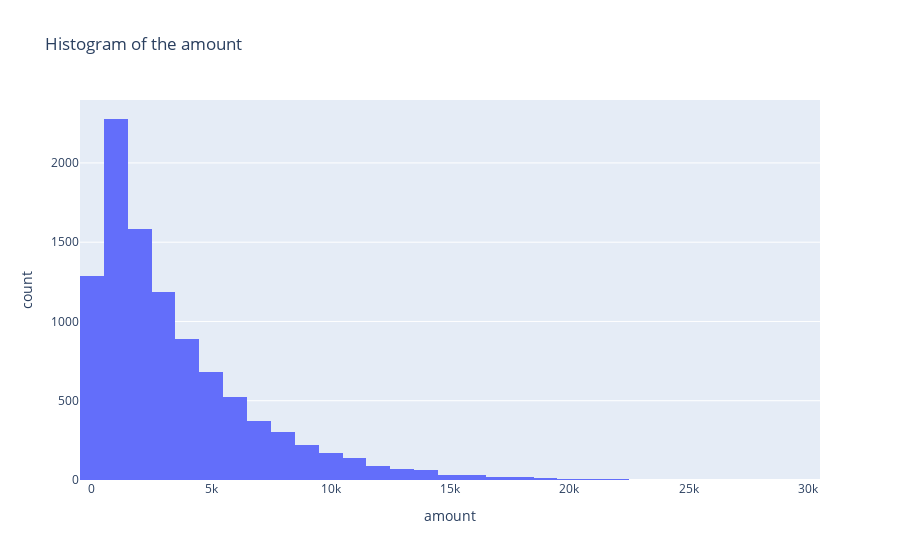

The code cell stored with this chart in its notebook:
### Code cell
#visualizing the amount
fig = px.histogram(df, x='amount', nbins=50, title='Histogram of the amount',
                labels={'Values':'Amount Distribution', 'count': 'Frequency'})
fig.show()

### Figure 1 — Plotly figure (JSON) as saved in the notebook; plotly's stock layout.template omitted (floating-point values rounded to 4 significant figures; data arrays with more than 128 entries replaced by an {"elided": "..."} marker saying what was removed)
{"data": [{"bingroup": "x", "hovertemplate": "amount=%{x}<br>count=%{y}<extra></extra>", "legendgroup": "", "marker": {"color": "#636efa", "pattern": {"shape": ""}}, "name": "", "nbinsx": 50, "orientation": "v", "showlegend": false, "type": "histogram", "x": {"elided": "10000 float values"}, "xaxis": "x", "yaxis": "y"}], "layout": {"barmode": "relative", "legend": {"tracegroupgap": 0}, "title": {"text": "Histogram of the amount"}, "xaxis": {"anchor": "y", "domain": [0, 1], "title": {"text": "amount"}}, "yaxis": {"anchor": "x", "domain": [0, 1], "title": {"text": "count"}}}}
